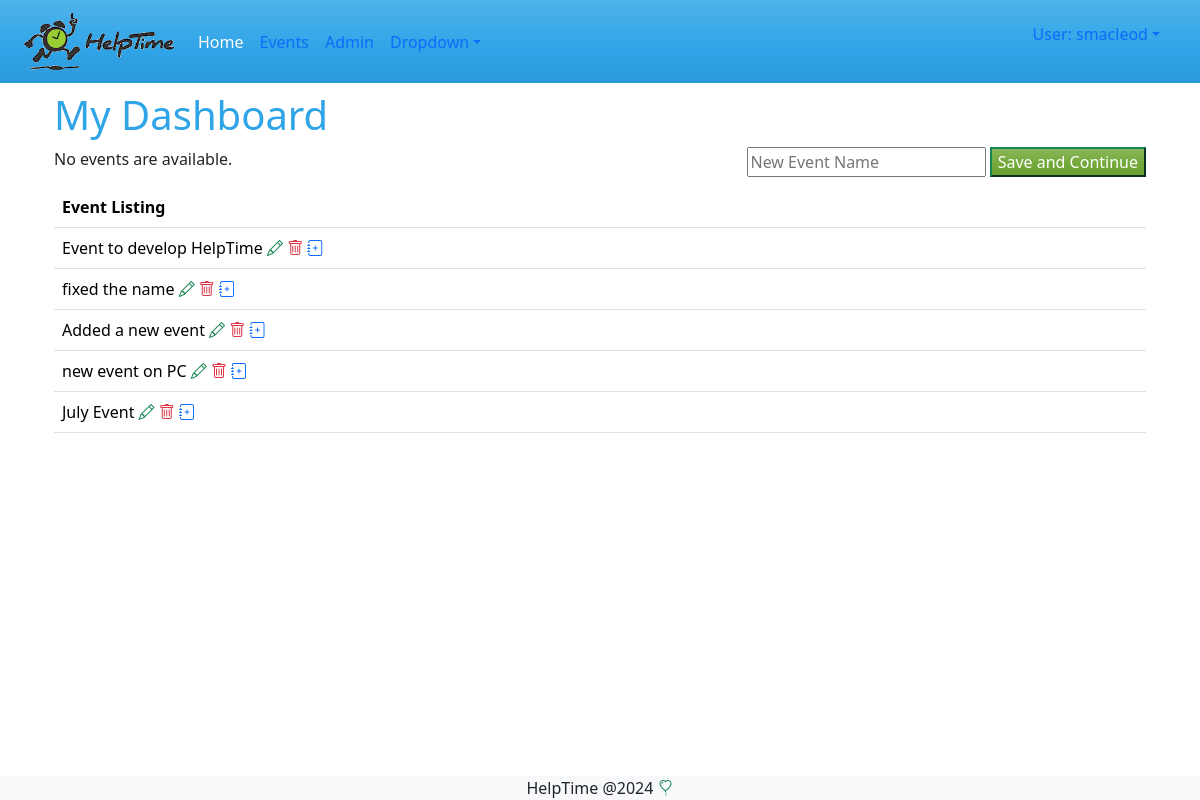
The page /events/dashboard (signed in) on the database its author committed.
### events/models.py (models this page shows, shortened)
class Event(models.Model):
    reminder_days_choice = models.TextChoices('days', '1 2 3 4 5 6 7')
    name = models.CharField(max_length=200, verbose_name='Event Name' )
    description = models.TextField(max_length=200, verbose_name='Event Description', blank=True)
    organization = models.CharField(max_length=100, verbose_name='Organization Name', blank=True )
    primery_contact = models.CharField(max_length=100, verbose_name='Primary Contact', blank=True)
    alternate_contact = models.CharField(max_length=100, verbose_name='Alt Contact', blank=True)
    hide_names = models.BooleanField(default=False, verbose_name='Hide Volunteer Names', blank=True)
    reminder_days = models.CharField(max_length=5, choices=reminder_days_choice, verbose_name='Days to remind in advance', default=7)
    created_by = models.ForeignKey(User, on_delete=models.SET_NULL, null=True, blank=True)
    created_at = models.DateTimeField(auto_now_add=True, null=True, blank=True)
    updated_at = models.DateTimeField(auto_now=True, blank=True, null=True)

### events/views.py (the view)
# urls.py: path("dashboard", views.dashboard, name="dashboard"),
@login_required  #forces a login can we add other text
def dashboard(request):
    events = Event.objects.filter(Q(created_by=request.user))
    form = EventCreateForm()
    if request.method == 'POST':
        form = EventCreateForm(request.POST)
        if form.is_valid():
            new_item = form.save(commit=False)
            new_item = form.save()
            return redirect ('events:eventupdate', new_item.pk)
    return render(request, 'events/dashboard.html', {'events' : events, 'form':form}) #to a template empty {} if no context

### events/forms.py
class EventCreateForm(forms.ModelForm):
    class Meta:
        model = Event
        fields= ['name']
        widgets = {
            'name' :  forms.TextInput(
                attrs={'placeholder': 'New Event Name'}),
        }

### events/templates/events/dashboard.html (shortened to what this page needs)
{% extends 'master.html' %}
{% block content %}
<h1> My Dashboard</h1>
<div class="float-end">
    <form action="" method="post">
        {{form.name}}
        <input type="submit" value="Save and Continue" class="btn-success" />
    </form>
</div>
{% if latest_event_list %}
    <ul>
        {% for event in latest_event_list %}
        <li><a href="{% url 'events:detail' event.id %}">{{ event.name }}</a></li>
        {% endfor %}
    </ul>
{% else %}
    <p>No events are available.</p>
{% endif %}
<table class="table">
    <tr>
        <th>Event Listing</th>
    </tr>
    {% for event in events %}
    <tr>
        <td>{{ event.name }}
            <a href="{% url 'events:eventupdate' event.id %}" class="text-success"><i class="bi bi-pencil"></i></a>
            <a href="{% url 'events:eventdelete' event.id %}" class="text-danger"><i class="bi bi-trash "></i></a>
            <a href="{% url 'events:tasklist' event.id %}" class="text-primary"><i class="bi bi-journal-plus "></i></a>
        </td>
    </tr>
    {% endfor %}
</table>
{% endblock %}

### templates/master.html (shortened to what this page needs)
{% load static %}
<!DOCTYPE html>
<html lang="en">
<head>
  <link rel="stylesheet" href="{% static 'styles/styles.css' %} ">
  <link rel="stylesheet" href="https://cdn.jsdelivr.net/npm/bootstrap-icons@1.11.3/font/bootstrap-icons.min.css">
  <link rel="stylesheet" href="https://cdn.jsdelivr.net/npm/bootstrap@5.1.3/dist/css/bootstrap.min.css"
>
</head>
<body>
  <nav class="navbar navbar-expand-md bg-primary" data-bs-theme="dark">
    <div class="container-fluid">
      <a class="navbar-brand" href="/">
        <img src="{% static '/images/HelptimeLogo_blk_green_RGB_100px_transparent.gif' %}" alt="HelpTime.org"
          width="150" ;></a>
      <div class="collapse navbar-collapse" id="navbarColor01">
        <ul class="navbar-nav me-auto">
          <li class="nav-item">
            <a class="nav-link active" href="/">Home
            </a>
          </li>
          <li class="nav-item">
            <a class="nav-link" href="/events">Events</a>
          <li class="nav-item">
            <a class="nav-link" href="/admin">Admin</a>
          </li>
          <li class="nav-item dropdown">
            <a class="nav-link dropdown-toggle" data-bs-toggle="dropdown" href="#" role="button" aria-haspopup="true"
              aria-expanded="false">Dropdown</a>
          </li>
        </ul>
        <ul class="nav-item ">
          {% if user.is_authenticated %}
            <ul class="nav-item dropdown">
              <a class="nav-link dropdown-toggle" data-bs-toggle="dropdown" href="#" role="button" aria-haspopup="true"
                aria-expanded="false">User: {{ user.get_username }}</a>
            </ul>
          {% else %}
            <a href="{% url 'login' %}?next={{ request.path }}">Login <i class="bi bi-person text-success"></i></a>
          {% endif %}
        </ul>
      </div>
    </div>
  </nav>
  <div class="container mt-2">
    {% block content %}
    {% endblock %}
  </div>
  <pre>
</pre>
  <footer class="bg-light text-center fixed-bottom mb">
    HelpTime @2024
    <i class="bi bi-balloon-heart text-success" style="font-size: 2rm;"></i>
  </footer>
</body>
</html>

### rows shown on the page
Event: name "Event to develop HelpTime"
Event: name "fixed the name"
Event: name "Added a new event"
Event: name "new event on PC"
Event: name "July Event"

### other values the page prints
{{ user.get_username }} "smacleod"
